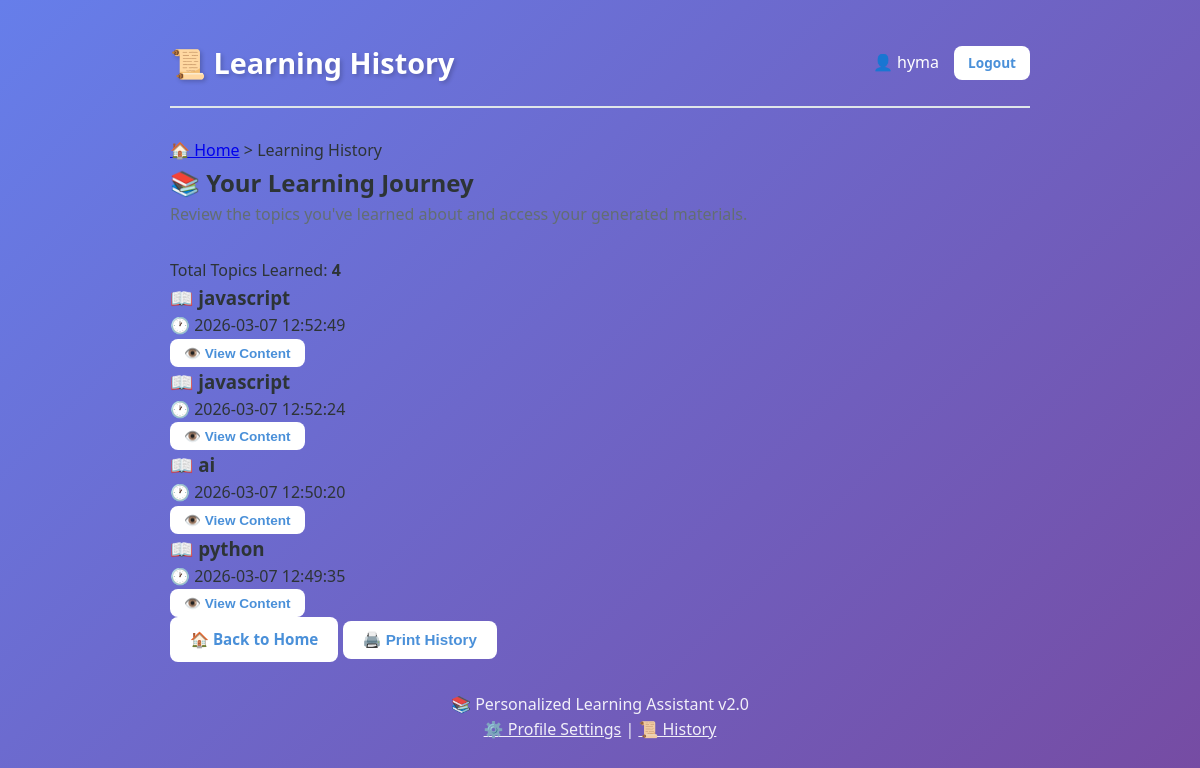
The app's page /history (signed in) with its own data.
### tables this page shows
CREATE TABLE learning_history (
            id INTEGER PRIMARY KEY AUTOINCREMENT,
            user_id INTEGER NOT NULL,
            topic TEXT NOT NULL,
            content TEXT NOT NULL,
            created_at TIMESTAMP DEFAULT CURRENT_TIMESTAMP,
            FOREIGN KEY (user_id) REFERENCES users (id)
        );

### app.py (the view)
@app.route('/history')
@login_required
def history():
    user_id = session.get('user_id')
    conn = get_db_connection()
    cursor = conn.cursor()
    cursor.execute('''
        SELECT topic, content, created_at
        FROM learning_history
        WHERE user_id = ?
        ORDER BY created_at DESC
        LIMIT 20
    ''', (user_id,))
    rows = cursor.fetchall()
    conn.close()
    history = []
    for row in rows:
        try:
            content = json.loads(row['content'])
        except (json.JSONDecodeError, TypeError):
            content = {}
        history.append({
            'topic': row['topic'],
            'content': content,
            'created_at': row['created_at']
        })
    return render_template('history.html', history=history)

### app.py (called while the page is built)
def get_db_connection():
    conn = sqlite3.connect(DATABASE)
    conn.row_factory = sqlite3.Row
    return conn

def login_required(f):
    @wraps(f)
    def decorated_function(*args, **kwargs):
        if 'user_id' not in session:
            flash('Please log in to access this page.', 'error')
            return redirect(url_for('login'))
        return f(*args, **kwargs)
    return decorated_function

### templates/history.html (shortened to what this page needs)
<!DOCTYPE html>
<html lang="en">
<head>
    <link rel="stylesheet" href="/static/style.css">
</head>
<body>
    <div class="container">
        <header>
            <h1>📜 Learning History</h1>
            <div class="user-info">
                <span>👤 {{ session.get('username') }}</span>
                <a href="/logout" class="btn btn-small">Logout</a>
            </div>
        </header>
        <main>
            <nav class="breadcrumb">
                <a href="/">🏠 Home</a> > <span>Learning History</span>
            </nav>
            <section class="history-header">
                <h2>📚 Your Learning Journey</h2>
                <p class="subtitle">Review the topics you've learned about and access your generated materials.</p>
                {% if history %}
                <p class="history-count">Total Topics Learned: <strong>{{ history|length }}</strong></p>
                {% endif %}
            </section>
            {% if history %}
            <section class="history-list">
                {% for item in history %}
                <div class="history-item">
                    <div class="history-topic">
                        <h3>📖 {{ item.topic }}</h3>
                        <span class="history-date">🕐 {{ item.created_at }}</span>
                    </div>
                    <div class="history-content">
                        <button class="btn btn-small" onclick="toggleContent('content-{{ loop.index }}')">
                            👁️ View Content
                        </button>
                    </div>
                </div>
                {% endfor %}
            </section>
            {% endif %}
            <section class="history-actions">
                <a href="/" class="btn">🏠 Back to Home</a>
                {% if history %}
                <button class="btn" onclick="window.print()">🖨️ Print History</button>
                {% endif %}
            </section>
        </main>
        <footer>
            <p>📚 Personalized Learning Assistant v2.0</p>
            <p><a href="/profile">⚙️ Profile Settings</a> | <a href="/history">📜 History</a></p>
        </footer>
    </div>
</body>
</html>

### static/style.css (style rules this page uses)
:root { --primary-color: #4a90d9; --primary-dark: #357abd; --secondary-color: #6c5ce7; --success-color: #00b894; --error-color: #d63031; --warning-color: #fdcb6e; --background: linear-gradient(135deg, #667eea 0%, #764ba2 100%); --card-bg: #ffffff; --text-color: #2d3436; --text-light: #636e72; --border-color: #dfe6e9; --shadow: 0 10px 40px rgba(0, 0, 0, 0.1); --shadow-hover: 0 15px 50px rgba(0, 0, 0, 0.15); }
* { margin: 0; padding: 0; box-sizing: border-box; }
body { font-family: 'Segoe UI', Tahoma, Geneva, Verdana, sans-serif; background: var(--background); min-height: 100vh; color: var(--text-color); line-height: 1.6; }
.container { max-width: 900px; margin: 0 auto; padding: 20px; }
header { display: flex; justify-content: space-between; align-items: center; padding: 20px 0; margin-bottom: 30px; border-bottom: 2px solid var(--border-color); animation: slideInDown 0.5s ease-out; }
header h1 { font-size: 1.8rem; color: white; text-shadow: 2px 2px 4px rgba(0, 0, 0, 0.2); }
.user-info { display: flex; align-items: center; gap: 15px; color: white; font-weight: 500; }
.btn { display: inline-block; padding: 10px 20px; background: white; color: var(--primary-color); text-decoration: none; border-radius: 8px; font-weight: 600; transition: all 0.3s ease; border: none; cursor: pointer; font-size: 0.95rem; }
.btn-small { padding: 6px 14px; font-size: 0.85rem; }
.subtitle { color: var(--text-light); margin-bottom: 30px; }
footer { text-align: center; padding: 30px 0; color: white; opacity: 0.9; }
footer a { color: white; text-decoration: underline; }

### records on screen
learning_history: topic "javascript", created_at "2026-03-07 12:52:49"
learning_history: topic "javascript", created_at "2026-03-07 12:52:24"
learning_history: topic "ai", created_at "2026-03-07 12:50:20"
learning_history: topic "python", created_at "2026-03-07 12:49:35"

### other values on screen
{{ session.get('username') }} "hyma"
{{ history|length }} "4"
